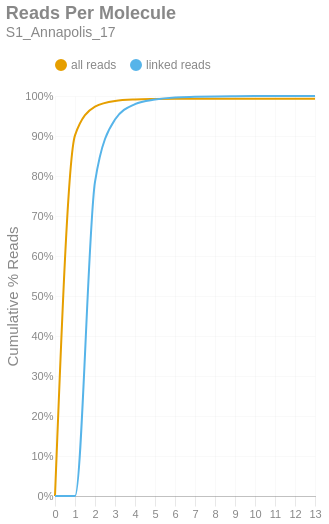

This figure's notebook cell:
### Markdown cell above
### Reads per Molecule
This chart shows the cumulative distribution of the number of reads per linked molecule. That is, how many alignments are associated with a unique molecule. This excludes the number of reads associated with invalid or absent linked-read barcodes. The `linked` histogram is the percentages recalculated when disregarding singletons.

### Code cell
if SKIPLR:
    print_html(f"Skipped")
else:
    counts = np.bincount(valids['reads'].cast(pl.Int64).to_numpy())
    weighted = counts * np.arange(len(counts))
    all_perc = weighted / n_reads
    linked_perc = weighted / n_linked_reads
    linked_perc[1] = 0
    binned_df = pl.DataFrame({
        'readsper': list(range(len(counts))),
        'all reads (cumsum)': np.cumsum(all_perc).tolist(),
        'linked reads (cumsum)': np.cumsum(linked_perc).tolist(),
    })

    with SafeRender(binned_df):
        (
            density_plot(binned_df, 'Reads Per Molecule', samplename, 'readspmol')
            .encode(
                x=alt.X('readsper:O', title=None).axis(labelAngle=0).scale(padding=0),
                y=alt.Y('value:Q', title='Cumulative % Reads').axis(format='%').stack(False),
                color=alt.Color("key:N").scale(domain=["all reads", "linked reads"]),
                tooltip=[
                    alt.Tooltip("key:N", title="Data Type"),
                    alt.Tooltip("readsper:O", title="Reads Per Molecule"),
                    alt.Tooltip("value:Q", format=".2%", title="% Reads (Cum.)")
                ]            
            )
        ).display()

### Figure 1 — Vega-Lite specification as saved in the notebook (floating-point values rounded to 4 significant figures)
{"width": "container", "height": 400, "config": {"title": {"anchor": "start", "dy": -15, "fontSize": 18, "color": "#888888", "subtitleColor": "#888888", "subtitleFontSize": 14}, "arc": {"fill": "#0072B2"}, "axis": {"domainColor": "#888888", "domainWidth": 0.5, "gridWidth": 0.2, "grid": false, "titleFontWeight": 400, "titleFontSize": 15, "labelFontSize": 11, "labelColor": "#888888", "tickColor": "#888888", "tickWidth": 0.2, "titleColor": "#888888"}, "axisBand": {"grid": false}, "axisX": {"grid": true, "tickSize": 10, "domainCap": "round"}, "axisY": {"domain": false, "grid": true, "tickSize": 0, "domainCap": "round"}, "background": "transparent", "header": {"labelFontSize": 15, "labelColor": "#888888", "titleFontSize": 15, "titleFontWeight": 600, "titleColor": "#888888"}, "legend": {"labelFont": "sans-serif", "labelFontSize": 12, "labelColor": "#888888", "symbolSize": 100, "symbolType": "circle", "titleFontSize": 12, "titlePadding": 10, "titleColor": "#888888", "title": null, "orient": "top"}, "range": {"category": ["#E69F00", "#56B4E9", "#009E73", "#F0E442", "#0072B2", "#D55E00", "#CC79A7", "#000000"], "diverging": ["#cfe8f3", "#a2d4ec", "#73bfe2", "#46abdb", "#1696d2", "#12719e"]}, "area": {"fill": "#0072B2", "fillOpacity": 0.7, "line": true, "strokeOpacity": 0.7}, "line": {"color": "#0072B2", "stroke": "#0072B2", "strokeWidth": 2}, "trail": {"color": "#0072B2", "stroke": "#0072B2", "strokeWidth": 0, "size": 1}, "point": {"filled": true, "fillOpacity": 1.0, "size": 95}, "text": {"color": "#888888", "fontSize": 11, "align": "right", "fontWeight": 400, "size": 11}, "bar": {"fill": "#0072B2", "stroke": null}, "view": {"stroke": null, "continuousWidth": 660, "continuousHeight": 400}}, "data": {"name": "data-ba2761fbb0cceae9e208fbfffe0aecad"}, "mark": {"type": "line", "interpolate": "monotone", "point": {"opacity": 0, "size": 275}}, "encoding": {"color": {"field": "key", "scale": {"domain": ["all reads", "linked reads"]}, "type": "nominal"}, "tooltip": [{"field": "key", "title": "Data Type", "type": "nominal"}, {"field": "readsper", "title": "Reads Per Molecule", "type": "ordinal"}, {"field": "value", "format": ".2%", "title": "% Reads (Cum.)", "type": "quantitative"}], "x": {"axis": {"labelAngle": 0}, "field": "readsper", "scale": {"padding": 0}, "title": null, "type": "ordinal"}, "y": {"axis": {"format": "%"}, "field": "value", "stack": false, "title": "Cumulative % Reads", "type": "quantitative"}}, "params": [{"name": "param_c36ac31b6afebe62", "select": {"type": "point", "fields": ["key"]}, "bind": "legend"}], "title": {"text": "Reads Per Molecule", "subtitle": "S1_Annapolis_17"}, "transform": [{"fold": ["all reads (cumsum)", "linked reads (cumsum)"]}, {"calculate": "replace(datum.key, ' (cumsum)', '')", "as": "key"}, {"filter": {"param": "param_c36ac31b6afebe62"}}], "usermeta": {"embedOptions": {"downloadFileName": "S1_Annapolis_17.readspmol"}}, "$schema": "https://vega.github.io/schema/vega-lite/v6.1.0.json", "datasets": {"data-ba2761fbb0cceae9e208fbfffe0aecad": [{"readsper": 0, "all reads (cumsum)": 0.0, "linked reads (cumsum)": 0.0}, {"readsper": 1, "all reads (cumsum)": 0.9015, "linked reads (cumsum)": 0.0}, {"readsper": 2, "all reads (cumsum)": 0.9735, "linked reads (cumsum)": 0.7853}, {"readsper": 3, "all reads (cumsum)": 0.9878, "linked reads (cumsum)": 0.9411}, {"readsper": 4, "all reads (cumsum)": 0.9913, "linked reads (cumsum)": 0.9796}, {"readsper": 5, "all reads (cumsum)": 0.9923, "linked reads (cumsum)": 0.9911}, {"readsper": 6, "all reads (cumsum)": 0.9928, "linked reads (cumsum)": 0.9965}, {"readsper": 7, "all reads (cumsum)": 0.993, "linked reads (cumsum)": 0.998}, {"readsper": 8, "all reads (cumsum)": 0.9931, "linked reads (cumsum)": 0.9989}, {"readsper": 9, "all reads (cumsum)": 0.9931, "linked reads (cumsum)": 0.9994}, {"readsper": 10, "all reads (cumsum)": 0.9931, "linked reads (cumsum)": 0.9998}, {"readsper": 11, "all reads (cumsum)": 0.9931, "linked reads (cumsum)": 0.9999}, {"readsper": 12, "all reads (cumsum)": 0.9931, "linked reads (cumsum)": 0.9999}, {"readsper": 13, "all reads (cumsum)": 0.9932, "linked reads (cumsum)": 1.0}]}}
